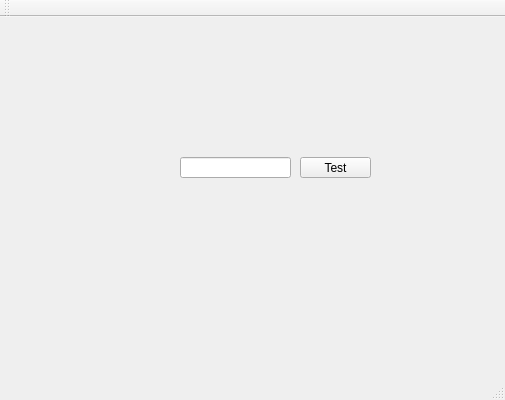
<?xml version="1.0" encoding="UTF-8"?>
<ui version="4.0">
 <class>MainWindowClass</class>
 <widget class="QMainWindow" name="MainWindowClass">
  <property name="geometry">
   <rect>
    <x>0</x>
    <y>0</y>
    <width>505</width>
    <height>400</height>
   </rect>
  </property>
  <property name="windowTitle">
   <string>MainWindow</string>
  </property>
  <widget class="QWidget" name="centralWidget">
   <widget class="QPushButton" name="testButton">
    <property name="geometry">
     <rect>
      <x>300</x>
      <y>140</y>
      <width>71</width>
      <height>21</height>
     </rect>
    </property>
    <property name="text">
     <string>Test</string>
    </property>
   </widget>
   <widget class="QLineEdit" name="testTextBox">
    <property name="geometry">
     <rect>
      <x>180</x>
      <y>140</y>
      <width>111</width>
      <height>21</height>
     </rect>
    </property>
   </widget>
  </widget>
  <widget class="QMenuBar" name="menuBar">
   <property name="geometry">
    <rect>
     <x>0</x>
     <y>0</y>
     <width>505</width>
     <height>26</height>
    </rect>
   </property>
  </widget>
  <widget class="QToolBar" name="mainToolBar">
   <attribute name="toolBarArea">
    <enum>TopToolBarArea</enum>
   </attribute>
   <attribute name="toolBarBreak">
    <bool>false</bool>
   </attribute>
  </widget>
  <widget class="QStatusBar" name="statusBar"/>
 </widget>
 <layoutdefault spacing="6" margin="11"/>
 <resources>
  <include location="MainWindow.qrc"/>
 </resources>
 <connections/>
</ui>
